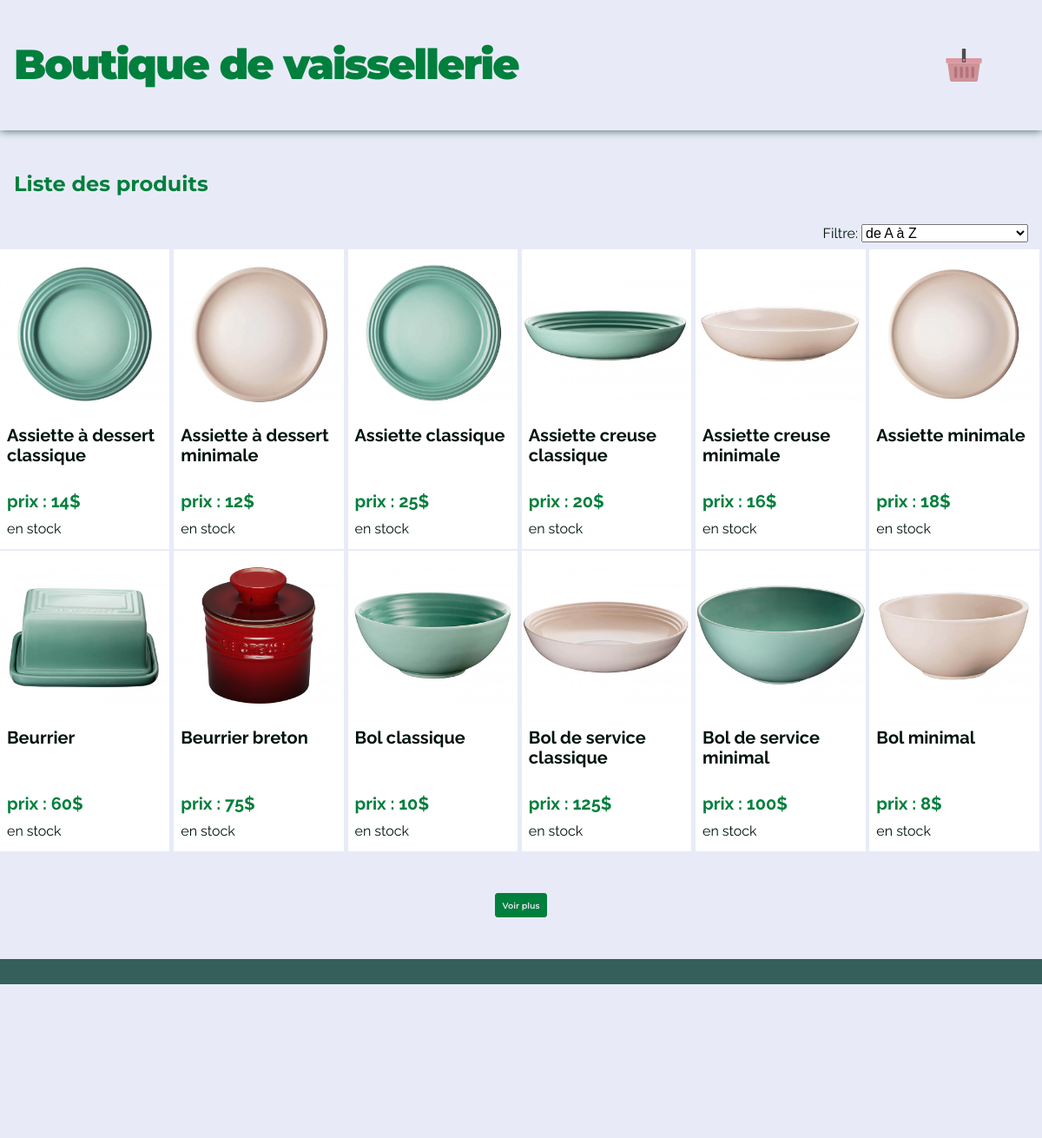
The page / on the database its author committed.
### tables this page shows
CREATE TABLE produits (
	id int NOT NULL AUTO_INCREMENT,
	nom varchar(50) NOT NULL,
	prix tinyint(4) NOT NULL,
	lienimage varchar(75) NOT NULL,
	inventaire tinyint(6),
	PRIMARY KEY(id)
);

### index.php (called while the page is built, shortened)
<?php
	function mon_autoloader($classe)
	{
		$repertoires = array(RACINE . "controleurs/",
						RACINE . "modeles/",
						RACINE . "vues/");
		foreach($repertoires as $rep)
		{
			if(file_exists($rep . $classe . ".php"))
			{
				return;
			}
		}
	}
	Routeur::route();
?>

### modeles/TemplateDAO.php (called while the page is built, shortened)
<?php
	abstract class TemplateDAO
	{
		public function __construct()
		{
			$this->connexion = new PDO("mysql:host=localhost;dbname=boutique", "root", "");
		}
	}
?>

### modeles/Modele_boutique.php (called while the page is built, shortened)
<?php
	class Modele_Boutique extends TemplateDAO
	{
		public function obtenirTous($offset_page = 0, $filtre = "nom ASC")
		{
			try
			{
				$stmt = $this->connexion->prepare("SELECT *
													FROM produits
													ORDER BY " . $filtre . "
													LIMIT " . $offset_page . " , 12 ");
				$stmt->execute();
				return $stmt->fetchAll();
			}
			catch(PDOException $exc)
			{
				trigger_error("Erreur lors de la requête : " . $exc->getMessage());
				return 0;
			}
		}
	}
?>

### vues/ListeProduits.php (the view)
<div class="liste_produits" data-js-wrapper-liste>
	<?php foreach($data as $produit) { ?>
		<div class="conteneur_cube">
			<div class="cube"
				data-js-item
				data-item-id = <?= $produit['id'] ?>
				data-item-nom = <?= str_replace(" ","_",$produit["nom"]) ?>>
				<article class="tuile tuile-boutique face">
					<img src=<?= $produit['lienimage'] ?>
						alt=<?= $produit['nom'] ?>>
						<div>
							<h3><?= $produit["nom"] ?></h3>
							<h3 class="prix">prix : <?= $produit["prix"] . "$"?> </h3>
							<p><span data-item-inventaire=<?= $produit['inventaire'] ?>></span> en stock</p>
						</div>
				</article>
				<article class="tuile cote_droit" >
					<img src=<?= $produit['lienimage'] ?>
						alt=<?= $produit['nom'] ?>>
					<button class="btn-icon"><i class="fas fa-cart-plus"></i></button>
				</article>
			</div>
		</div>
	<?php } ?>
</div>

### controleurs/Routeur.php
<?php
	class Routeur
	{
		public static function route()
		{
			$chaineRequete = $_SERVER["QUERY_STRING"];
			$posEperluette = strpos($chaineRequete, "&");
			$controleur = substr($chaineRequete, 0, $posEperluette);
			if($controleur != "")
			{
				$classe = "Controleur_" . $controleur;
			}
			else
			{
				$classe = "Controleur_Boutique";
			}
			if(class_exists($classe))
			{
				$objetControleur = new $classe;
				$objetControleur->traite($_REQUEST);
			}
			else
			{
				die("Erreur 404! Le controleur n'existe pas.");
			}
		}
	}
?>

### controleurs/BaseControleur.php (shortened to what this page needs)
<?php
	abstract class BaseControleur
	{
		protected function afficheVue($nomVue, $data = null)
		{
			$cheminVue = RACINE . "vues/" . $nomVue . ".php";
			if(file_exists($cheminVue))
			{
				include($cheminVue);
			}
			else
			{
				die("Erreur 404! La vue n'existe pas.");
			}
		}
	}
?>

### vues/common/Head.php (shortened to what this page needs)
<!DOCTYPE html>
<html lang="fr">
    <head>
        <link rel="stylesheet" href="./styles/stylesheets/normalize.css">
        <link rel="stylesheet" href="./styles/sass/style.css">
	</head>
<body>

### vues/common/Header.php (shortened to what this page needs)
<header>
	<h1><a href="index.php?">Boutique de vaissellerie</a></h1>
	<div class="panier"
		data-js-panier>
		<div>
		</div>
	</div>
</header>
<div class="wrapper-page">

### controleurs/Controleur_boutique.php
<?php
	class Controleur_Boutique extends BaseControleur
	{
		public function traite(array $params)
		{
			$this->afficheVue("common/Head");
			$this->afficheVue('common/Header');
			if(isset($params["action"]))
			{
				$data = array();
				switch($params["action"])
				{
					default:
					break;
				}
			}
			else
			{
				$modeleBoutique = new Modele_Boutique();
				$data = $modeleBoutique->obtenirTous();
				$titre["titre"] = "Liste des produits";
				$titre["data-js"] = "data-js-liste-produits";
				$this->afficheVue("TitreSection",$titre);
				$this->afficheVue("Filtre",$titre);
				$this->afficheVue("ListeProduits",$data);
				$this->afficheVue("BoutonsListe");
			}
			$this->afficheVue("common/Footer");
		}
	}
?>

### vues/TitreSection.php
<section <?= $data["data-js"] ?>>
    <h2><?= $data["titre"] ?></h2>

### vues/Filtre.php (shortened to what this page needs)
<div class="filtre">
    <label  for="filtre-select">
            Filtre:</label>
    <select name="filtre"
            id="filtre-select"
            data-js-filtre>
        <option value="nom ASC" selected>de A à Z</option>
    </select>
</div>

### vues/BoutonsListe.php
    <div class="btn-navigation">
        <button data-js-btn-suivant>Voir plus</button>
    </div>
</section>

### vues/common/Footer.php
            <footer>
                <p>Gael C. - groupe 17607</p>
            </footer>
        </div>
    </body>
</html>

### rows shown on the page
produits: lienimage (picture), nom "Assiette à dessert classique", prix "14"
produits: lienimage (picture), nom "Assiette à dessert minimale", prix "12"
produits: lienimage (picture), nom "Assiette classique", prix "25"
produits: lienimage (picture), nom "Assiette creuse classique", prix "20"
produits: lienimage (picture), nom "Assiette creuse minimale", prix "16"
produits: lienimage (picture), nom "Assiette minimale", prix "18"
produits: lienimage (picture), nom "Beurrier", prix "60"
produits: lienimage (picture), nom "Beurrier breton", prix "75"
produits: lienimage (picture), nom "Bol classique", prix "10"
produits: lienimage (picture), nom "Bol de service classique", prix "125"
produits: lienimage (picture), nom "Bol de service minimal", prix "100"
produits: lienimage (picture), nom "Bol minimal", prix "8"

### other values the page prints
$data["titre"] "Liste des produits"
